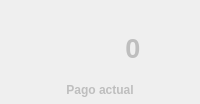
                   <widget class="QWidget" name="widget_15" native="true">
                    <property name="enabled">
                     <bool>false</bool>
                    </property>
                    <property name="minimumSize">
                     <size>
                      <width>180</width>
                      <height>0</height>
                     </size>
                    </property>
                    <property name="maximumSize">
                     <size>
                      <width>16777215</width>
                      <height>100</height>
                     </size>
                    </property>
                    <property name="styleSheet">
                     <string notr="true">
border-radius: 15px</string>
                    </property>
                    <layout class="QHBoxLayout" name="horizontalLayout_12">
                     <property name="spacing">
                      <number>2</number>
                     </property>
                     <property name="leftMargin">
                      <number>3</number>
                     </property>
                     <property name="rightMargin">
                      <number>3</number>
                     </property>
                     <property name="bottomMargin">
                      <number>4</number>
                     </property>
                     <item>
                      <widget class="QWidget" name="widget_16" native="true">
                       <layout class="QVBoxLayout" name="verticalLayout_9">
                        <property name="spacing">
                         <number>5</number>
                        </property>
                        <property name="leftMargin">
                         <number>3</number>
                        </property>
                        <property name="rightMargin">
                         <number>3</number>
                        </property>
                        <property name="bottomMargin">
                         <number>0</number>
                        </property>
                        <item>
                         <widget class="QWidget" name="widget_17" native="true">
                          <property name="minimumSize">
                           <size>
                            <width>0</width>
                            <height>55</height>
                           </size>
                          </property>
                          <layout class="QHBoxLayout" name="horizontalLayout_13">
                           <item>
                            <widget class="QLabel" name="label_19">
                             <property name="minimumSize">
                              <size>
                               <width>40</width>
                               <height>40</height>
                              </size>
                             </property>
                             <property name="maximumSize">
                              <size>
                               <width>60</width>
                               <height>16777215</height>
                              </size>
                             </property>
                             <property name="text">
                              <string/>
                             </property>
                             <property name="pixmap">
                              <pixmap resource="../../recursos/recursos.qrc">:/iconos/iconos/$.ico</pixmap>
                             </property>
                             <property name="scaledContents">
                              <bool>true</bool>
                             </property>
                            </widget>
                           </item>
                           <item>
                            <widget class="QLabel" name="pagact">
                             <property name="minimumSize">
                              <size>
                               <width>0</width>
                               <height>40</height>
                              </size>
                             </property>
                             <property name="font">
                              <font>
                               <pointsize>18</pointsize>
                              </font>
                             </property>
                             <property name="text">
                              <string>&lt;html&gt;&lt;head/&gt;&lt;body&gt;&lt;p align=&quot;center&quot;&gt;&lt;span style=&quot; font-size:20pt; font-weight:700;&quot;&gt;0&lt;/span&gt;&lt;/p&gt;&lt;/body&gt;&lt;/html&gt;</string>
                             </property>
                            </widget>
                           </item>
                          </layout>
                         </widget>
                        </item>
                        <item>
                         <widget class="QLabel" name="label_20">
                          <property name="minimumSize">
                           <size>
                            <width>50</width>
                            <height>20</height>
                           </size>
                          </property>
                          <property name="font">
                           <font>
                            <bold>true</bold>
                           </font>
                          </property>
                          <property name="text">
                           <string>&lt;html&gt;&lt;head/&gt;&lt;body&gt;&lt;p align=&quot;center&quot;&gt;Pago actual&lt;/p&gt;&lt;/body&gt;&lt;/html&gt;</string>
                          </property>
                         </widget>
                        </item>
                       </layout>
                      </widget>
                     </item>
                    </layout>
                   </widget>
